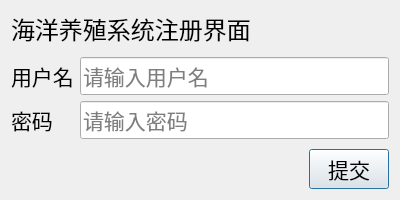
<?xml version="1.0" encoding="UTF-8"?>
<ui version="4.0">
 <class>signupdialog</class>
 <widget class="QDialog" name="signupdialog">
  <property name="geometry">
   <rect>
    <x>0</x>
    <y>0</y>
    <width>400</width>
    <height>200</height>
   </rect>
  </property>
  <property name="minimumSize">
   <size>
    <width>400</width>
    <height>200</height>
   </size>
  </property>
  <property name="maximumSize">
   <size>
    <width>400</width>
    <height>200</height>
   </size>
  </property>
  <property name="font">
   <font>
    <family>隶书</family>
    <pointsize>16</pointsize>
   </font>
  </property>
  <property name="windowTitle">
   <string>Dialog</string>
  </property>
  <property name="layoutDirection">
   <enum>Qt::LeftToRight</enum>
  </property>
  <layout class="QGridLayout" name="gridLayout_2">
   <item row="0" column="0">
    <widget class="QLabel" name="label_3">
     <property name="sizePolicy">
      <sizepolicy hsizetype="Preferred" vsizetype="Maximum">
       <horstretch>0</horstretch>
       <verstretch>0</verstretch>
      </sizepolicy>
     </property>
     <property name="font">
      <font>
       <family>隶书</family>
       <pointsize>18</pointsize>
      </font>
     </property>
     <property name="text">
      <string>海洋养殖系统注册界面</string>
     </property>
    </widget>
   </item>
   <item row="1" column="0">
    <layout class="QGridLayout" name="gridLayout">
     <item row="1" column="0">
      <widget class="QLabel" name="label">
       <property name="font">
        <font>
         <family>隶书</family>
         <pointsize>16</pointsize>
        </font>
       </property>
       <property name="text">
        <string>用户名</string>
       </property>
      </widget>
     </item>
     <item row="1" column="1">
      <widget class="QLineEdit" name="usernameLineEdit">
       <property name="font">
        <font>
         <family>隶书</family>
         <pointsize>16</pointsize>
        </font>
       </property>
       <property name="placeholderText">
        <string>请输入用户名</string>
       </property>
      </widget>
     </item>
     <item row="2" column="0">
      <widget class="QLabel" name="label_2">
       <property name="font">
        <font>
         <family>隶书</family>
         <pointsize>16</pointsize>
        </font>
       </property>
       <property name="text">
        <string>密码</string>
       </property>
      </widget>
     </item>
     <item row="2" column="1">
      <widget class="QLineEdit" name="passwordlineEdit">
       <property name="font">
        <font>
         <family>隶书</family>
         <pointsize>16</pointsize>
        </font>
       </property>
       <property name="placeholderText">
        <string>请输入密码</string>
       </property>
      </widget>
     </item>
     <item row="0" column="1">
      <spacer name="verticalSpacer">
       <property name="orientation">
        <enum>Qt::Vertical</enum>
       </property>
       <property name="sizeHint" stdset="0">
        <size>
         <width>20</width>
         <height>40</height>
        </size>
       </property>
      </spacer>
     </item>
     <item row="3" column="1">
      <spacer name="verticalSpacer_2">
       <property name="orientation">
        <enum>Qt::Vertical</enum>
       </property>
       <property name="sizeHint" stdset="0">
        <size>
         <width>20</width>
         <height>40</height>
        </size>
       </property>
      </spacer>
     </item>
    </layout>
   </item>
   <item row="3" column="0">
    <layout class="QHBoxLayout" name="horizontalLayout">
     <property name="spacing">
      <number>0</number>
     </property>
     <property name="sizeConstraint">
      <enum>QLayout::SetMinimumSize</enum>
     </property>
     <item>
      <spacer name="horizontalSpacer">
       <property name="orientation">
        <enum>Qt::Horizontal</enum>
       </property>
       <property name="sizeHint" stdset="0">
        <size>
         <width>40</width>
         <height>20</height>
        </size>
       </property>
      </spacer>
     </item>
     <item>
      <widget class="QPushButton" name="pushButton">
       <property name="sizePolicy">
        <sizepolicy hsizetype="Maximum" vsizetype="Fixed">
         <horstretch>0</horstretch>
         <verstretch>0</verstretch>
        </sizepolicy>
       </property>
       <property name="font">
        <font>
         <family>隶书</family>
        </font>
       </property>
       <property name="text">
        <string>提交</string>
       </property>
      </widget>
     </item>
    </layout>
   </item>
  </layout>
 </widget>
 <resources/>
 <connections/>
</ui>
